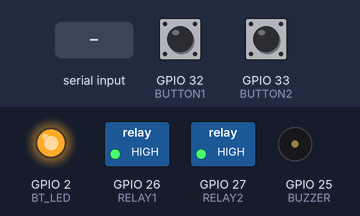
This sketch was run on a simulated ESP32. On the bench: switched loads named in the sketch (green lamp = pin HIGH), output pins drawn as LEDs (lit = HIGH), buzzer (waves = sounding, pin HIGH). The inputs (shaded band) are chosen by the test bench; at power-on: GPIO 32 (BUTTON1) HIGH, GPIO 33 (BUTTON2) HIGH. Nothing arrives over Bluetooth unless stated; what the sketch prints to the serial monitor is not drawn.

Above: at 1.2 s.
1.3 s: GPIO 32 (BUTTON1) pulled LOW for 0.15 s
At 2.7 s:
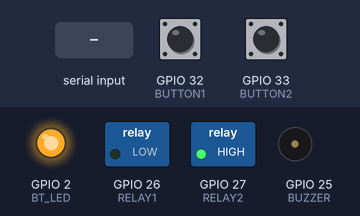
3.0 s: GPIO 33 (BUTTON2) pulled LOW for 0.15 s
At 4.2 s:
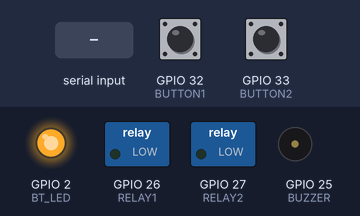
4.7 s: "2" received over the second serial link
At 5.4 s:
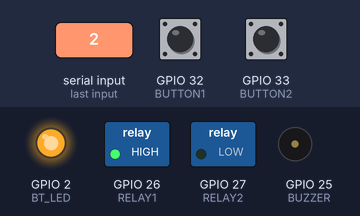
6.4 s: "4" received over the second serial link
At 6.5 s:
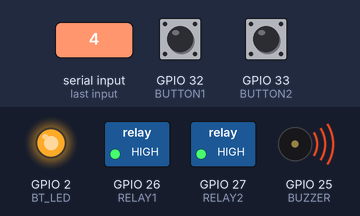
8.1 s: "1" received over the second serial link
At 8.2 s:
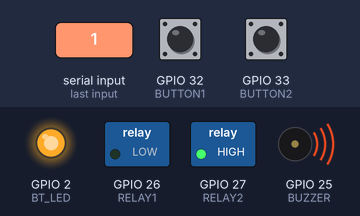
9.8 s: "3" received over the second serial link
At 9.9 s:
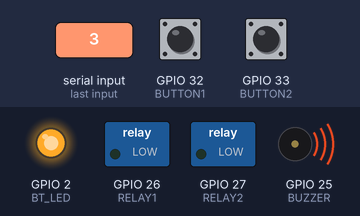
Timing chart, 0 to 12.5 s (numbered marks = the images above; inputs shaded):
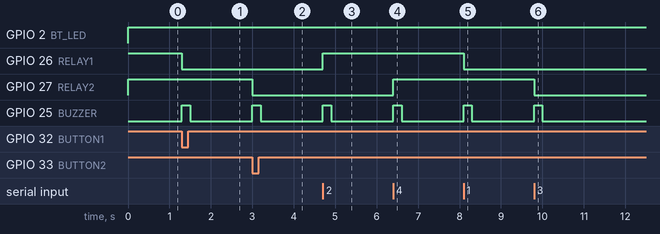

The sketch:

Bluetooth_Home_Controller.ino
```cpp
#include "BluetoothSerial.h"

BluetoothSerial SerialBT;

// Relay Pins
#define RELAY1 26
#define RELAY2 27

// Buzzer
#define BUZZER 25

// Push Buttons
#define BUTTON1 32
#define BUTTON2 33

// Bluetooth Status LED
#define BT_LED 2

bool light1 = false;
bool light2 = false;

void beep() {
  digitalWrite(BUZZER, HIGH);
  delay(200);
  digitalWrite(BUZZER, LOW);
}

void sendStatus() {
  SerialBT.print("L1:");
  SerialBT.print(light1 ? "ON" : "OFF");
  SerialBT.print(" L2:");
  SerialBT.println(light2 ? "ON" : "OFF");
}

void setup() {

  Serial.begin(115200);

  SerialBT.begin("IIT_IoT_HomeCtrl");

  pinMode(RELAY1, OUTPUT);
  pinMode(RELAY2, OUTPUT);
  pinMode(BUZZER, OUTPUT);

  pinMode(BUTTON1, INPUT_PULLUP);
  pinMode(BUTTON2, INPUT_PULLUP);

  pinMode(BT_LED, OUTPUT);

  // Relay OFF (Active LOW)
  digitalWrite(RELAY1, HIGH);
  digitalWrite(RELAY2, HIGH);

  digitalWrite(BUZZER, LOW);
  digitalWrite(BT_LED, LOW);

  Serial.println("Bluetooth Home Controller Ready");
}

void loop() {

  // Bluetooth Connection LED
  if (SerialBT.hasClient()) {
    digitalWrite(BT_LED, HIGH);
  } else {
    digitalWrite(BT_LED, LOW);
  }

  // Bluetooth Commands
  if (SerialBT.available()) {

    char c = SerialBT.read();

    switch (c) {

      case '1':
        light1 = true;
        digitalWrite(RELAY1, LOW);
        beep();
        sendStatus();
        break;

      case '2':
        light1 = false;
        digitalWrite(RELAY1, HIGH);
        beep();
        sendStatus();
        break;

      case '3':
        light2 = true;
        digitalWrite(RELAY2, LOW);
        beep();
        sendStatus();
        break;

      case '4':
        light2 = false;
        digitalWrite(RELAY2, HIGH);
        beep();
        sendStatus();
        break;

      case '5':
        light1 = true;
        light2 = true;
        digitalWrite(RELAY1, LOW);
        digitalWrite(RELAY2, LOW);
        beep();
        sendStatus();
        break;

      case '6':
        light1 = false;
        light2 = false;
        digitalWrite(RELAY1, HIGH);
        digitalWrite(RELAY2, HIGH);
        beep();
        sendStatus();
        break;

      case '?':
        sendStatus();
        break;
    }
  }

  // Push Button 1
  if (digitalRead(BUTTON1) == LOW) {

    light1 = !light1;

    digitalWrite(RELAY1, light1 ? LOW : HIGH);

    beep();

    sendStatus();

    while (digitalRead(BUTTON1) == LOW);
    delay(50);
  }

  // Push Button 2
  if (digitalRead(BUTTON2) == LOW) {

    light2 = !light2;

    digitalWrite(RELAY2, light2 ? LOW : HIGH);

    beep();

    sendStatus();

    while (digitalRead(BUTTON2) == LOW);
    delay(50);
  }
}
```

Measured:
- after the input at 1.3 s, GPIO 26 (RELAY1): HIGH → LOW at once; GPIO 25 (BUZZER): LOW → HIGH at once, → LOW 0.20 s later
- after the input at 3.0 s, GPIO 27 (RELAY2): HIGH → LOW at once; GPIO 25 (BUZZER): LOW → HIGH at once, → LOW 0.20 s later
- after the input at 4.7 s, GPIO 26 (RELAY1): LOW → HIGH at once; GPIO 25 (BUZZER): LOW → HIGH at once, → LOW 0.20 s later
- after the input at 6.4 s, GPIO 27 (RELAY2): LOW → HIGH at once; GPIO 25 (BUZZER): LOW → HIGH at once, → LOW 0.20 s later
- after the input at 8.1 s, GPIO 26 (RELAY1): HIGH → LOW at once; GPIO 25 (BUZZER): LOW → HIGH at once, → LOW 0.20 s later
- after the input at 9.8 s, GPIO 27 (RELAY2): HIGH → LOW at once; GPIO 25 (BUZZER): LOW → HIGH at once, → LOW 0.20 s later
